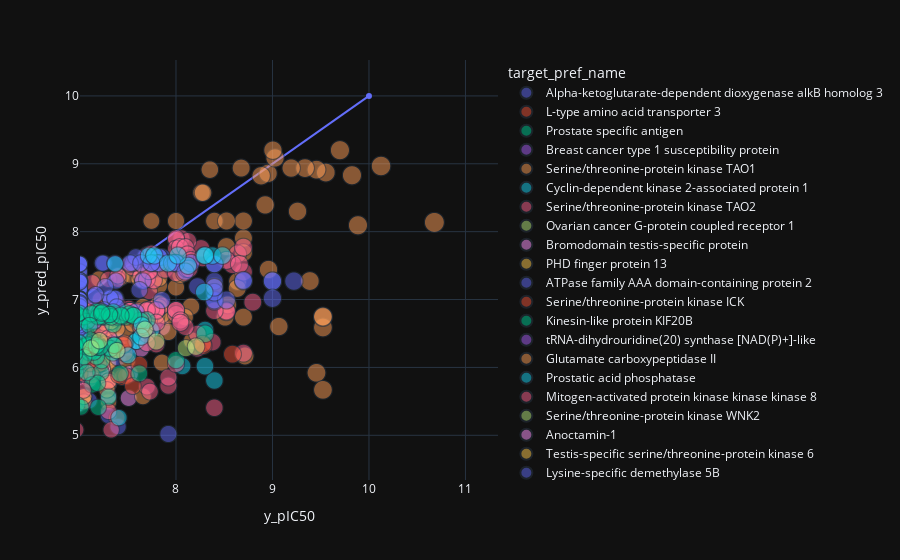

Notebook code for this chart:
### Code cell
fig = px.scatter(df_scatter_all,
                x="y_pIC50", 
                y="y_pred_pIC50",
                color="target_pref_name", 
                opacity=0.5,
                size = "y_pIC50",
                hover_name=df_scatter_all.index,
                hover_data=["target_pref_name",df_scatter_all.index],
                template="plotly_dark")
fig.add_trace(go.Line(x=[0,10], y=[0,10], name="Perfect Prediction"))
fig.show()
